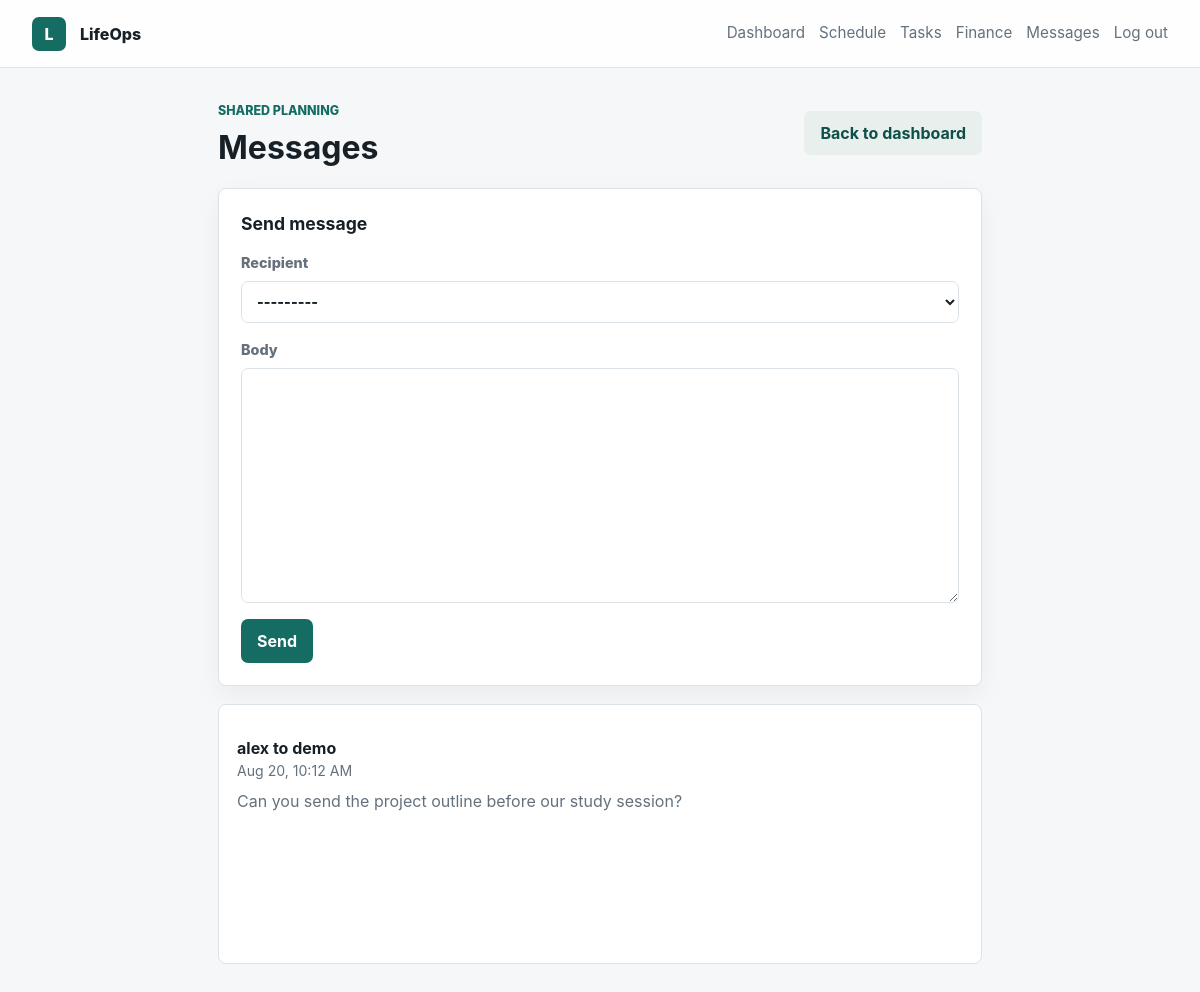
/messages/ (signed in), run on the app's committed database.
### core/models.py (models this page shows, shortened)
class TimeStampedModel(models.Model):
    created_at = models.DateTimeField(auto_now_add=True)
    updated_at = models.DateTimeField(auto_now=True)
    class Meta:
        abstract = True

class Message(TimeStampedModel):
    sender = models.ForeignKey(
        settings.AUTH_USER_MODEL,
        on_delete=models.CASCADE,
        related_name="sent_messages",
    )
    recipient = models.ForeignKey(
        settings.AUTH_USER_MODEL,
        on_delete=models.CASCADE,
        related_name="received_messages",
    )
    body = models.TextField()
    read_at = models.DateTimeField(null=True, blank=True)
    class Meta:
        ordering = ["-created_at"]

### core/views.py (the view)
# urls.py: path("messages/", views.messages, name="messages"),
@login_required
def messages(request):
    user = request.user
    form = MessageForm(request.POST or None)
    form.fields["recipient"].queryset = User.objects.exclude(pk=user.pk)
    if request.method == "POST" and form.is_valid():
        message = form.save(commit=False)
        message.sender = user
        message.save()
        flash.success(request, "Message sent.")
        return redirect("messages")
    message_list = Message.objects.filter(Q(sender=user) | Q(recipient=user)).select_related(
        "sender",
        "recipient",
    )[:20]
    return render(request, "core/messages.html", {"message_list": message_list, "form": form})

### core/forms.py
class MessageForm(BaseStyledModelForm):
    class Meta:
        model = Message
        fields = ["recipient", "body"]

### core/templates/core/messages.html (shortened to what this page needs)
{% extends "core/base.html" %}
{% block content %}
<section class="page-shell narrow">
  <div class="page-heading">
    <div>
      <p class="eyebrow">Shared planning</p>
      <h1>Messages</h1>
    </div>
    <a class="button button-secondary" href="{% url 'dashboard' %}">Back to dashboard</a>
  </div>
  <form class="form-panel compact-form" method="post">
    <h2>Send message</h2>
    {% for field in form %}
      <label class="form-field">
        <span>{{ field.label }}</span>
        {{ field }}
      </label>
    {% endfor %}
    <button class="button" type="submit">Send</button>
  </form>
  <section class="module">
    {% for message in message_list %}
      <div class="row-item">
        <strong>{{ message.sender.username }} to {{ message.recipient.username }}</strong>
        <span>{{ message.created_at|date:"M j, g:i A" }}</span>
        <p>{{ message.body }}</p>
      </div>
    {% empty %}
      <p class="empty">No messages yet.</p>
    {% endfor %}
  </section>
</section>
{% endblock %}

### core/static/core/css/app.css (style rules this page uses)
:root { --bg: #f5f7f9; --bg-strong: #edf2f4; --surface: #ffffff; --ink: #172026; --muted: #64717d; --line: #dce3e8; --primary: #146c63; --primary-dark: #0f4f49; --accent: #c98b2d; --blue: #315f91; --danger: #b42318; --radius: 8px; --shadow: 0 18px 44px rgba(23, 32, 38, 0.08); }
* { box-sizing: border-box; }
body { margin: 0; background: var(--bg); color: var(--ink); font-family: Inter, ui-sans-serif, system-ui, -apple-system, BlinkMacSystemFont, "Segoe UI", sans-serif; line-height: 1.5; }
a { color: inherit; text-decoration: none; }
.button, .link-button { border: 0; cursor: pointer; font: inherit; }
.button { background: var(--primary); border-radius: 7px; color: white; display: inline-flex; font-weight: 700; justify-content: center; min-height: 42px; padding: 10px 16px; }
.button-secondary { background: #e8efed; color: var(--primary-dark); }
.eyebrow { color: var(--primary); font-size: 0.78rem; font-weight: 800; letter-spacing: 0; margin: 0 0 10px; text-transform: uppercase; }
h1, h2, h3, p { margin-top: 0; }
h1 { font-size: 3.3rem; line-height: 1.05; margin-bottom: 18px; }
.hero-panel, .module, .summary-card, .auth-card { background: var(--surface); border: 1px solid var(--line); border-radius: var(--radius); box-shadow: var(--shadow); }
.panel-header, .module-title, .page-heading, .split { align-items: center; display: flex; justify-content: space-between; gap: 16px; }
.panel-header span, .row-item span, .module-title span, .summary-card span { color: var(--muted); font-size: 0.88rem; }
.page-shell { margin: 0 auto; max-width: 1220px; padding: 34px 28px 56px; }
.page-shell.narrow { max-width: 820px; }
.page-heading { margin-bottom: 24px; }
.page-heading h1 { font-size: 2rem; margin-bottom: 0; }
.summary-card, .module { box-shadow: none; }
.module { min-height: 260px; padding: 18px; }
.row-item { border-bottom: 1px solid #eef2f4; padding: 13px 0; }
.row-item:last-child { border-bottom: 0; }
.row-item strong, .row-item span { display: block; }
.row-item p { color: var(--muted); margin: 8px 0 0; }
.table-panel, .form-panel { background: #ffffff; border: 1px solid var(--line); border-radius: var(--radius); box-shadow: 0 10px 28px rgba(23, 32, 38, 0.05); }
.form-panel { padding: 22px; }
.compact-form { margin-bottom: 18px; }
.compact-form h2 { font-size: 1.1rem; }
.form-field { color: var(--muted); display: grid; font-size: 0.9rem; font-weight: 800; gap: 7px; margin-bottom: 16px; }
.field-control, .form-field input, .form-field select, .form-field textarea, .compact-field input { background: #ffffff; border: 1px solid var(--line); border-radius: 7px; color: var(--ink); font: inherit; min-height: 42px; padding: 9px 11px; width: 100%; }
.form-field textarea { min-height: 110px; resize: vertical; }

### data on the page
Message: sender.username "alex", recipient.username "demo", created_at "Aug 20, 10:12 AM", body "Can you send the project outline before our study session?"

### other printed values
{{ field.label }} "Recipient" "Body"
